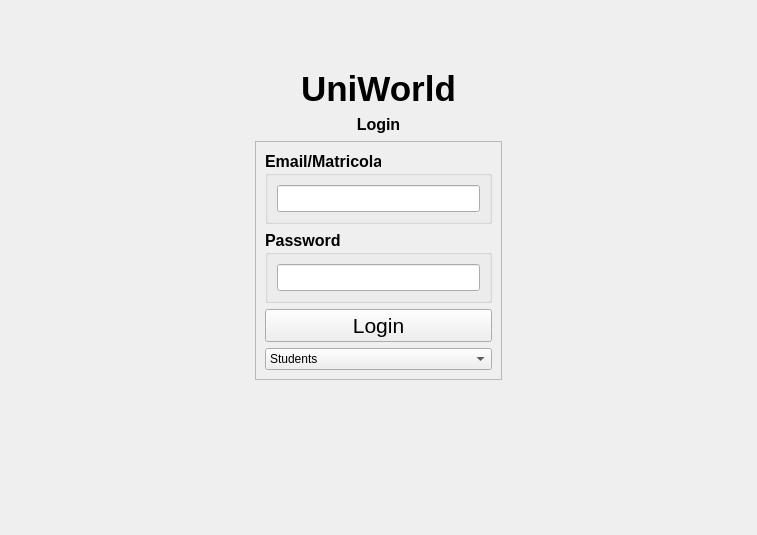
<?xml version="1.0" encoding="UTF-8"?>
<ui version="4.0">
 <class>Login</class>
 <widget class="QMainWindow" name="Login">
  <property name="geometry">
   <rect>
    <x>0</x>
    <y>0</y>
    <width>757</width>
    <height>535</height>
   </rect>
  </property>
  <property name="windowTitle">
   <string>Login - UniWorld</string>
  </property>
  <property name="windowIcon">
   <iconset>
    <normaloff>logo_UniWorld.jpeg</normaloff>logo_UniWorld.jpeg</iconset>
  </property>
  <widget class="QWidget" name="centralwidget">
   <layout class="QGridLayout" name="gridLayout_2">
    <item row="2" column="1">
     <widget class="QLabel" name="Title">
      <property name="font">
       <font>
        <family>Segoe UI</family>
        <pointsize>26</pointsize>
        <weight>75</weight>
        <bold>true</bold>
       </font>
      </property>
      <property name="text">
       <string>UniWorld</string>
      </property>
      <property name="textFormat">
       <enum>Qt::RichText</enum>
      </property>
      <property name="alignment">
       <set>Qt::AlignCenter</set>
      </property>
     </widget>
    </item>
    <item row="1" column="1">
     <spacer name="verticalSpacer">
      <property name="orientation">
       <enum>Qt::Vertical</enum>
      </property>
      <property name="sizeType">
       <enum>QSizePolicy::Maximum</enum>
      </property>
      <property name="sizeHint" stdset="0">
       <size>
        <width>20</width>
        <height>40</height>
       </size>
      </property>
     </spacer>
    </item>
    <item row="9" column="1" rowspan="2">
     <widget class="QFrame" name="LoginGroup">
      <property name="frameShape">
       <enum>QFrame::StyledPanel</enum>
      </property>
      <property name="frameShadow">
       <enum>QFrame::Raised</enum>
      </property>
      <layout class="QVBoxLayout" name="verticalLayout_2">
       <item>
        <widget class="QGroupBox" name="EmailBox">
         <property name="font">
          <font>
           <family>Segoe UI</family>
           <pointsize>12</pointsize>
           <weight>75</weight>
           <bold>true</bold>
          </font>
         </property>
         <property name="title">
          <string>Email/Matricola</string>
         </property>
         <layout class="QVBoxLayout" name="verticalLayout_3">
          <item>
           <widget class="QLineEdit" name="EmailField">
            <property name="font">
             <font>
              <family>Segoe UI</family>
              <pointsize>12</pointsize>
              <weight>50</weight>
              <bold>false</bold>
             </font>
            </property>
            <property name="text">
             <string/>
            </property>
           </widget>
          </item>
         </layout>
        </widget>
       </item>
       <item>
        <widget class="QGroupBox" name="PasswordBox">
         <property name="font">
          <font>
           <family>Segoe UI</family>
           <pointsize>12</pointsize>
           <weight>75</weight>
           <bold>true</bold>
          </font>
         </property>
         <property name="title">
          <string>Password</string>
         </property>
         <layout class="QVBoxLayout" name="verticalLayout_4">
          <item>
           <widget class="QLineEdit" name="PasswordField">
            <property name="font">
             <font>
              <family>Segoe UI</family>
              <pointsize>12</pointsize>
              <weight>50</weight>
              <bold>false</bold>
             </font>
            </property>
            <property name="text">
             <string/>
            </property>
            <property name="echoMode">
             <enum>QLineEdit::Password</enum>
            </property>
           </widget>
          </item>
         </layout>
        </widget>
       </item>
       <item>
        <widget class="QPushButton" name="LoginButton">
         <property name="font">
          <font>
           <family>Segoe UI</family>
           <pointsize>16</pointsize>
          </font>
         </property>
         <property name="text">
          <string>Login</string>
         </property>
        </widget>
       </item>
       <item>
        <widget class="QComboBox" name="ComboBoxSelect">
         <property name="font">
          <font>
           <family>Segoe UI</family>
          </font>
         </property>
         <item>
          <property name="text">
           <string>Students</string>
          </property>
         </item>
         <item>
          <property name="text">
           <string>Office</string>
          </property>
         </item>
        </widget>
       </item>
      </layout>
     </widget>
    </item>
    <item row="5" column="2">
     <spacer name="horizontalSpacer_2">
      <property name="orientation">
       <enum>Qt::Horizontal</enum>
      </property>
      <property name="sizeHint" stdset="0">
       <size>
        <width>40</width>
        <height>20</height>
       </size>
      </property>
     </spacer>
    </item>
    <item row="5" column="1">
     <widget class="QLabel" name="LoginTitle">
      <property name="font">
       <font>
        <family>Segoe UI</family>
        <pointsize>12</pointsize>
        <weight>75</weight>
        <bold>true</bold>
       </font>
      </property>
      <property name="text">
       <string>Login</string>
      </property>
      <property name="textFormat">
       <enum>Qt::RichText</enum>
      </property>
      <property name="alignment">
       <set>Qt::AlignCenter</set>
      </property>
     </widget>
    </item>
    <item row="5" column="0">
     <spacer name="horizontalSpacer">
      <property name="orientation">
       <enum>Qt::Horizontal</enum>
      </property>
      <property name="sizeHint" stdset="0">
       <size>
        <width>40</width>
        <height>20</height>
       </size>
      </property>
     </spacer>
    </item>
    <item row="11" column="1">
     <spacer name="verticalSpacer_2">
      <property name="orientation">
       <enum>Qt::Vertical</enum>
      </property>
      <property name="sizeHint" stdset="0">
       <size>
        <width>20</width>
        <height>40</height>
       </size>
      </property>
     </spacer>
    </item>
    <item row="0" column="1" alignment="Qt::AlignHCenter|Qt::AlignVCenter">
     <widget class="QLabel" name="label">
      <property name="sizePolicy">
       <sizepolicy hsizetype="MinimumExpanding" vsizetype="MinimumExpanding">
        <horstretch>0</horstretch>
        <verstretch>0</verstretch>
       </sizepolicy>
      </property>
      <property name="maximumSize">
       <size>
        <width>100</width>
        <height>100</height>
       </size>
      </property>
      <property name="styleSheet">
       <string notr="true">height: 50%;
width:50%;
</string>
      </property>
      <property name="text">
       <string/>
      </property>
      <property name="pixmap">
       <pixmap>logo_UniWorld.jpeg</pixmap>
      </property>
      <property name="scaledContents">
       <bool>true</bool>
      </property>
      <property name="alignment">
       <set>Qt::AlignCenter</set>
      </property>
      <property name="wordWrap">
       <bool>false</bool>
      </property>
      <property name="openExternalLinks">
       <bool>false</bool>
      </property>
     </widget>
    </item>
   </layout>
  </widget>
 </widget>
 <resources>
  <include location="tsr.qrc"/>
 </resources>
 <connections/>
</ui>
